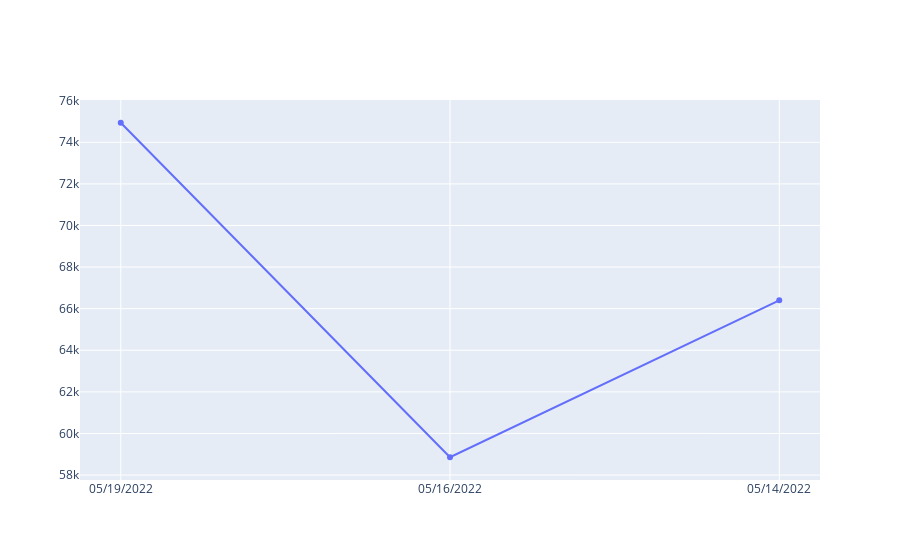

Source (notebook cell):
### Code cell
#la date de la na avec sa durée
import matplotlib.pyplot as plt
print(final_array_date)
print(arr_date)
t = pd.DataFrame({
                   'Durée de la NA': arr_date,
                   })

t.insert(0, "Date de la NA", final_array_date)
t.head()

dataframe = [go.Scatter(x=t['Date de la NA'],y=t['Durée de la NA'])]
#df['Estimated Start Time'] = pd.to_datetime(df['Estimated Start Time'], infer_datetime_format=True)
#IndexDataset = df.set_index(['Estimated Start Time'])
plt = go.Figure(dataframe)
plt.show()

json_str = json.dumps(arr_date)
print(json_str)
with open('durée_na.json', 'w') as json_file:
    json.dump(json_str, json_file)

### Figure 1 — Plotly figure (JSON) as saved in the notebook; plotly's stock layout.template omitted (floating-point values rounded to 4 significant figures)
{"data": [{"type": "scatter", "x": ["05/19/2022", "05/16/2022", "05/14/2022"], "y": [74939, 58856, 66400]}], "layout": {}}
